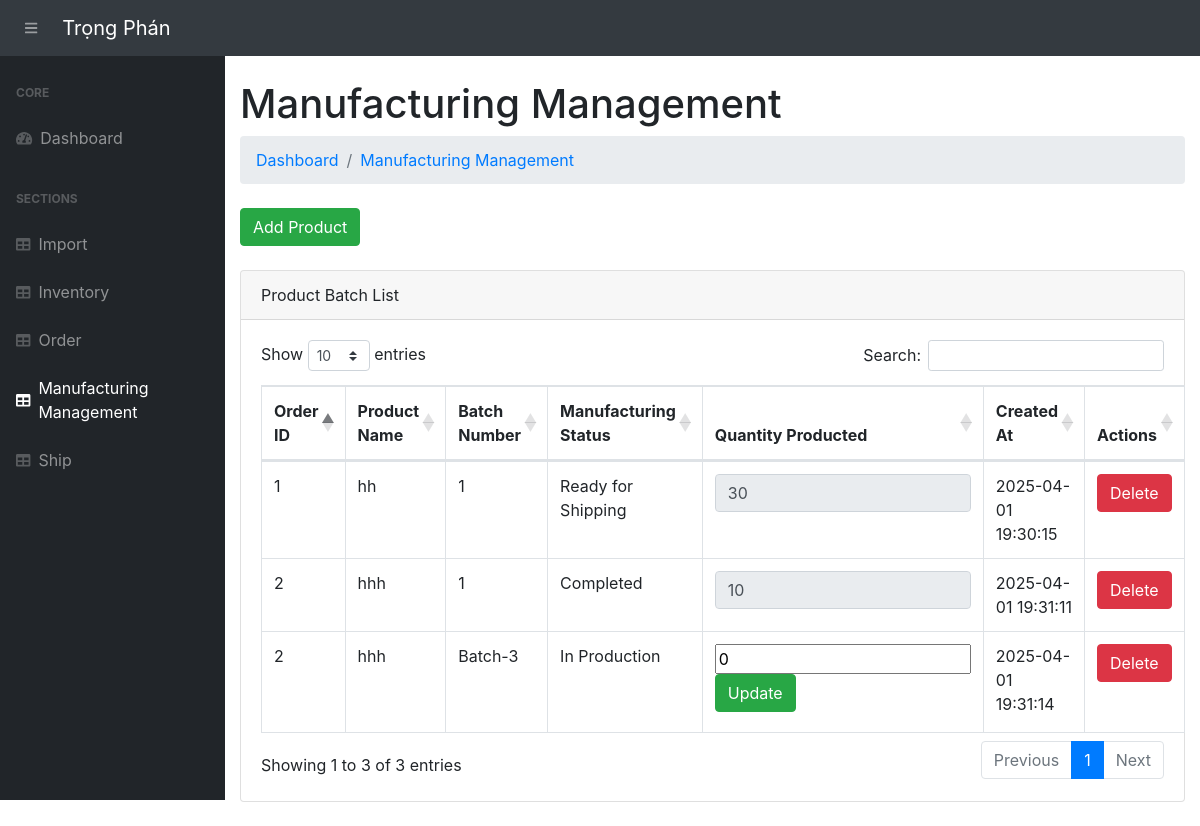
The page /view-product-batches/ on the database its author committed.
### app.py (models this page shows, shortened)
class ProductBatch(db.Model):
    __tablename__ = 'product_batches'
    batch_id = db.Column(db.Integer, primary_key=True)
    batch_number = db.Column(db.String(50), nullable=False)
    category = db.Column(db.String(100))
    order_detail_id = db.Column(db.Integer, db.ForeignKey('order_details.order_detail_id'))
    order_detail = db.relationship('OrderDetail', backref='product_batches')
    quantity_in_production = db.Column(db.Integer, default=0)
    quantity_completed = db.Column(db.Integer, default=0)
    quantity_ready_for_shipping = db.Column(db.Integer, default=0)
    manufacturing_status = db.Column(db.String(50), default='In Production')
    product_condition = db.Column(db.String(50), nullable=True)
    defect_reason = db.Column(db.String(255), nullable=True)
    transaction_date = db.Column(db.DateTime, default=vietnam_now)
    quantity_to_update=db.Column(db.Integer, default=0)
    inventory = db.relationship('Inventory', secondary=product_batch_materials, backref='product_batches')

class OrderDetail(db.Model):
    __tablename__ = 'order_details'
    order_detail_id = db.Column(db.Integer, primary_key=True)
    order_id = db.Column(db.Integer, db.ForeignKey('orders.order_id'))
    product_name = db.Column(db.String(100))
    product_price = db.Column(db.Float)
    quantity = db.Column(db.Integer)
    import_id = db.Column(db.Integer, db.ForeignKey('imports.import_id'))  # Import relation
    import_record = db.relationship('Import', backref='order_details', lazy=True)

### app.py (the view)
@app.route('/view-product-batches/', methods=["GET"])
def view_product_batches():
    product_batches = ProductBatch.query.all()
    return render_template('view_product_batches.html', product_batches=product_batches)

### templates/view_product_batches.html (shortened to what this page needs)
{% extends 'base.html' %}
{% block content %}
<main>
    <div class="container-fluid">
        <h1 class="mt-4">Manufacturing Management</h1>
        <ol class="breadcrumb mb-4">
            <li class="breadcrumb-item"><a href="/">Dashboard</a></li>
            <li class="breadcrumb-item"><a href="/view-product-batches/">Manufacturing Management</a></li>
        </ol>
        <a href="/add-product-batch/" class="btn btn-success">Add Product</a>
        <br><br>
        <div class="card mb-4">
            <div class="card-header">Product Batch List</div>
            <div class="card-body">
                <table class="table table-bordered" id="dataTable" width="100%" cellspacing="0">
                    <thead>
                        <tr>
                            <th>Order ID</th>
                            <th>Product Name</th>
                            <th>Batch Number</th>
                            <th>Manufacturing Status</th>
                            <th>Quantity Producted</th>
                            <th>Created At</th>
                            <th>Actions</th>
                        </tr>
                    </thead>
                    <tbody>
                        {% for batch in product_batches %}
                            <tr>
                                <td>{{ batch.order_detail.order_id }}</td>
                                <td>{{ batch.order_detail.product_name }}</td>
                                <td>{{ batch.batch_number }}</td>
                                <td>{{ batch.manufacturing_status }}</td>
                                <td>
                                    {% if batch.quantity_completed is none or batch.quantity_completed == 0 %}
                                        <form action="{{ url_for('update_quantity_produced', batch_id=batch.batch_id) }}" method="POST" class="d-flex flex-column align-items-start">
                                            <input type="number" name="quantity_to_update" placeholder="Enter quantity" required min="0" value="{{ batch.quantity_completed or 0 }}">
                                            <button type="submit" class="btn btn-success mb-2">Update</button>
                                        </form>
                                    {% else %}
                                        <input type="number" value="{{ batch.quantity_completed }}" disabled class="form-control">
                                    {% endif %}
                                </td>
                                <td>{{ batch.transaction_date.strftime('%Y-%m-%d %H:%M:%S') }}</td>
                                <td>
                                <form action="{{  url_for('delete_product_batch', batch_id=batch.batch_id)}}" method="POST" style="display:inline;">
                                        <button type="submit" class="btn btn-danger" onclick="return confirm('Are you sure you want to delete this item?')">Delete</button>
                                    </form>
                                </td>
                            </tr>
                        {% endfor %}
                    </tbody>
                </table>
            </div>
        </div>
    </div>
</main>
{% endblock %}

### rows shown on the page
ProductBatch: order_detail.order_id "1", order_detail.product_name "hh", batch_number "1", manufacturing_status "Ready for Shipping", quantity_completed "30", transaction_date "2025-04-01 19:30:15"
ProductBatch: order_detail.order_id "2", order_detail.product_name "hhh", batch_number "1", manufacturing_status "Completed", quantity_completed "10", transaction_date "2025-04-01 19:31:11"
ProductBatch: order_detail.order_id "2", order_detail.product_name "hhh", batch_number "Batch-3", manufacturing_status "In Production", quantity_to_update "0", transaction_date "2025-04-01 19:31:14"
